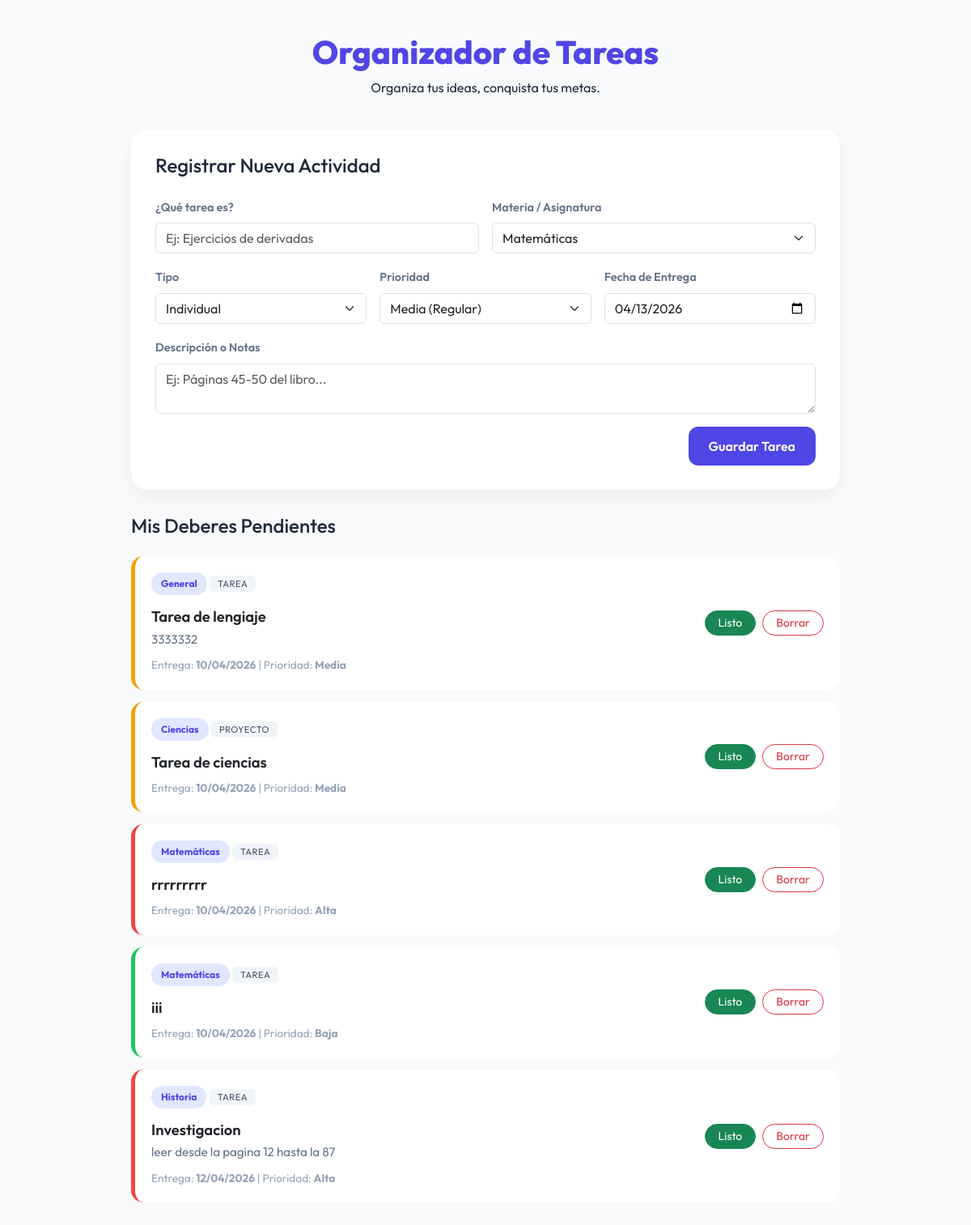
The page / on the database its author committed.
### tables this page shows
CREATE TABLE `tareas` (
  `id` int(11) NOT NULL,
  `titulo` varchar(100) DEFAULT NULL,
  `materia` varchar(50) DEFAULT 'General',
  `tipo` varchar(50) DEFAULT 'Tarea',
  `descripcion` text DEFAULT NULL,
  `prioridad` varchar(20) DEFAULT 'Media',
  `fecha` date DEFAULT NULL,
  `estado` tinyint(4) DEFAULT 0
);

### tareas.php (called while the page is built, shortened)
<?php
include 'db.php';
$pendientes = $conn->query("SELECT * FROM tareas WHERE estado = 0 ORDER BY fecha ASC");
?>

### index.php (the view, shortened to what this page needs)
<?php include 'tareas.php'; ?>
<!DOCTYPE html>
<html lang="es">
<head>
    <link href="https://cdn.jsdelivr.net/npm/bootstrap@5.3.8/dist/css/bootstrap.min.css" rel="stylesheet">
</head>
<body>
    <div class="container">
        <header>
            <h1>Organizador de Tareas</h1>
            <p>Organiza tus ideas, conquista tus metas.</p>
        </header>
        <div class="card-custom">
            <h2 class="h4 mb-4"> Registrar Nueva Actividad</h2>
            <form action="index.php" method="POST">
                <div class="row g-3">
                    <div class="col-md-6">
                        <label class="form-label">¿Qué tarea es?</label>
                        <input type="text" name="titulo" class="form-control" placeholder="Ej: Ejercicios de derivadas" required>
                    </div>
                    <div class="col-md-6">
                        <label class="form-label">Materia / Asignatura</label>
                        <select name="materia" class="form-select">
                            <option value="Matemáticas">Matemáticas</option>
                        </select>
                    </div>
                    <div class="col-md-4">
                        <label class="form-label">Tipo</label>
                        <select name="tipo" class="form-select">
                            <option value="Tarea">Individual</option>
                        </select>
                    </div>
                    <div class="col-md-4">
                        <label class="form-label">Prioridad</label>
                        <select name="prioridad" class="form-select">
                            <option value="Media" selected>Media (Regular)</option>
                        </select>
                    </div>
                    <div class="col-md-4">
                        <label class="form-label">Fecha de Entrega</label>
                        <input type="date" name="fecha" class="form-control" required value="<?php echo date('Y-m-d'); ?>">
                    </div>
                    <div class="col-12">
                        <label class="form-label">Descripción o Notas</label>
                        <textarea name="descripcion" class="form-control" rows="2" placeholder="Ej: Páginas 45-50 del libro..."></textarea>
                    </div>
                    <div class="col-12 text-end">
                        <button type="submit" class="btn btn-primary">Guardar Tarea</button>
                    </div>
                </div>
            </form>
        </div>
        <div class="mb-5">
            <h2 class="h4 mb-4"> Mis Deberes Pendientes</h2>
            <div class="task-sections">
                <?php if ($pendientes->num_rows > 0): ?>
                    <?php while ($row = $pendientes->fetch_assoc()): ?>
                        <div class="task-item priority-<?php echo $row['prioridad']; ?>">
                            <div class="task-info">
                                <span class="badge-materia"><?php echo htmlspecialchars($row['materia']); ?></span>
                                <span class="badge-tipo"><?php echo htmlspecialchars($row['tipo']); ?></span>
                                <h3 class="mt-2 text-dark"><?php echo htmlspecialchars($row['titulo']); ?></h3>
                                <p><?php echo htmlspecialchars($row['descripcion']); ?></p>
                                <div class="task-meta">
                                     Entrega: <strong><?php echo date('d/m/Y', strtotime($row['fecha'])); ?></strong>
                                    |  Prioridad: <strong><?php echo $row['prioridad']; ?></strong>
                                </div>
                            </div>
                            <div class="task-actions d-flex gap-2">
                                <a href="index.php?completar=<?php echo $row['id']; ?>" class="btn btn-sm btn-success rounded-pill px-3">
                                    Listo
                                </a>
                                <a href="index.php?eliminar=<?php echo $row['id']; ?>" class="btn btn-sm btn-outline-danger rounded-pill px-3" onclick="return confirm('¿Eliminar esta tarea?')">
                                    Borrar
                                </a>
                            </div>
                        </div>
                    <?php endwhile; ?>
                <?php endif; ?>
            </div>
        </div>
    </div>
</body>
</html>

### index.php (style rules this page uses)
:root { --primary: #4f46e5; --bg: #f8fafc; --card-bg: #ffffff; --text: #1e293b; --low: #22c55e; --medium: #f59e0b; --high: #ef4444; }
body { font-family: 'Outfit', sans-serif; background-color: var(--bg); color: var(--text); padding-bottom: 50px; }
.container { max-width: 900px; margin-top: 40px; }
header { text-align: center; margin-bottom: 40px; }
header h1 { font-weight: 800; color: var(--primary); font-size: 2.5rem; }
.card-custom { background: var(--card-bg); border-radius: 20px; border: none; box-shadow: 0 10px 25px rgba(0,0,0,0.05); padding: 30px; margin-bottom: 30px; transition: transform 0.3s ease; }
.form-label { font-weight: 600; font-size: 0.9rem; color: #64748b; }
.btn-primary { background: var(--primary); border: none; padding: 12px 25px; border-radius: 12px; font-weight: 600; }
.task-item { display: flex; justify-content: space-between; align-items: center; padding: 20px; background: white; border-radius: 15px; margin-bottom: 15px; border-left: 5px solid #e2e8f0; transition: all 0.3s ease; }
.task-item.priority-Alta { border-left-color: var(--high); }
.task-item.priority-Media { border-left-color: var(--medium); }
.task-item.priority-Baja { border-left-color: var(--low); }
.badge-materia { background: #e0e7ff; color: var(--primary); padding: 5px 12px; border-radius: 20px; font-size: 0.75rem; font-weight: 700; display: inline-block; margin-bottom: 8px; }
.badge-tipo { background: #f1f5f9; color: #475569; padding: 3px 10px; border-radius: 6px; font-size: 0.7rem; text-transform: uppercase; letter-spacing: 0.5px; }
.task-info h3 { font-size: 1.15rem; margin-bottom: 5px; font-weight: 600; }
.task-info p { color: #64748b; font-size: 0.95rem; margin-bottom: 10px; }
.task-meta { font-size: 0.85rem; color: #94a3b8; }

### rows shown on the page
tareas: materia "General", tipo "TAREA", titulo "Tarea de lengiaje", descripcion "3333332", fecha "10/04/2026", prioridad "Media"
tareas: materia "Ciencias", tipo "PROYECTO", titulo "Tarea de ciencias", fecha "10/04/2026", prioridad "Media"
tareas: materia "Matemáticas", tipo "TAREA", titulo "rrrrrrrrr", fecha "10/04/2026", prioridad "Alta"
tareas: materia "Matemáticas", tipo "TAREA", titulo "iii", fecha "10/04/2026", prioridad "Baja"
tareas: materia "Historia", tipo "TAREA", titulo "Investigacion", descripcion "leer desde la pagina 12 hasta la 87", fecha "12/04/2026", prioridad "Alta"
